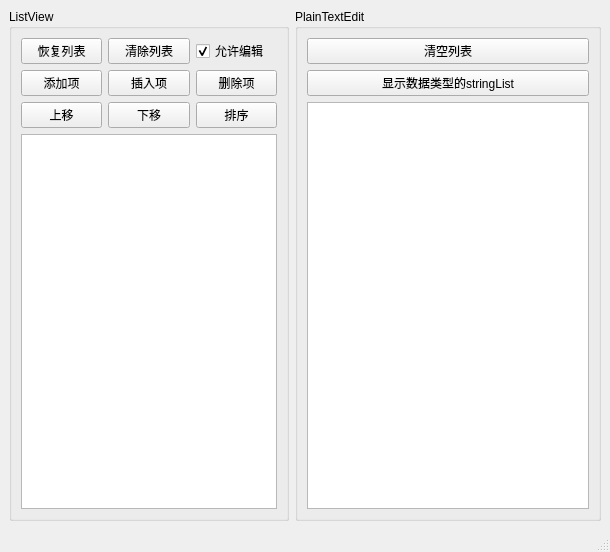
<?xml version="1.0" encoding="UTF-8"?>
<ui version="4.0">
 <class>MainWindow</class>
 <widget class="QMainWindow" name="MainWindow">
  <property name="geometry">
   <rect>
    <x>0</x>
    <y>0</y>
    <width>610</width>
    <height>552</height>
   </rect>
  </property>
  <property name="windowTitle">
   <string>MainWindow</string>
  </property>
  <widget class="QWidget" name="centralwidget">
   <layout class="QGridLayout" name="gridLayout_2">
    <item row="0" column="0">
     <widget class="QGroupBox" name="groupBox">
      <property name="title">
       <string>ListView</string>
      </property>
      <layout class="QGridLayout" name="gridLayout">
       <item row="1" column="1">
        <widget class="QPushButton" name="pushButton_6">
         <property name="text">
          <string>插入项</string>
         </property>
        </widget>
       </item>
       <item row="2" column="2">
        <widget class="QPushButton" name="pushButton_7">
         <property name="text">
          <string>排序</string>
         </property>
         <property name="checkable">
          <bool>true</bool>
         </property>
        </widget>
       </item>
       <item row="1" column="0">
        <widget class="QPushButton" name="pushButton_4">
         <property name="text">
          <string>添加项</string>
         </property>
        </widget>
       </item>
       <item row="0" column="2">
        <widget class="QCheckBox" name="checkBox">
         <property name="text">
          <string>允许编辑</string>
         </property>
         <property name="checked">
          <bool>true</bool>
         </property>
        </widget>
       </item>
       <item row="1" column="2">
        <widget class="QPushButton" name="pushButton_5">
         <property name="text">
          <string>删除项</string>
         </property>
        </widget>
       </item>
       <item row="2" column="0">
        <widget class="QPushButton" name="pushButton_15">
         <property name="text">
          <string>上移</string>
         </property>
        </widget>
       </item>
       <item row="0" column="0">
        <widget class="QPushButton" name="pushButton">
         <property name="text">
          <string>恢复列表</string>
         </property>
        </widget>
       </item>
       <item row="2" column="1">
        <widget class="QPushButton" name="pushButton_16">
         <property name="text">
          <string>下移</string>
         </property>
        </widget>
       </item>
       <item row="0" column="1">
        <widget class="QPushButton" name="pushButton_2">
         <property name="text">
          <string>清除列表</string>
         </property>
        </widget>
       </item>
       <item row="3" column="0" colspan="3">
        <widget class="QListView" name="listView"/>
       </item>
      </layout>
     </widget>
    </item>
    <item row="0" column="1">
     <widget class="QGroupBox" name="groupBox_2">
      <property name="title">
       <string>PlainTextEdit</string>
      </property>
      <layout class="QVBoxLayout" name="verticalLayout">
       <item>
        <widget class="QPushButton" name="pushButton_3">
         <property name="text">
          <string>清空列表</string>
         </property>
        </widget>
       </item>
       <item>
        <widget class="QPushButton" name="pushButton_17">
         <property name="text">
          <string>显示数据类型的stringList</string>
         </property>
        </widget>
       </item>
       <item>
        <widget class="QPlainTextEdit" name="plainTextEdit"/>
       </item>
      </layout>
     </widget>
    </item>
   </layout>
  </widget>
  <widget class="QStatusBar" name="statusbar"/>
 </widget>
 <resources/>
 <connections/>
</ui>
